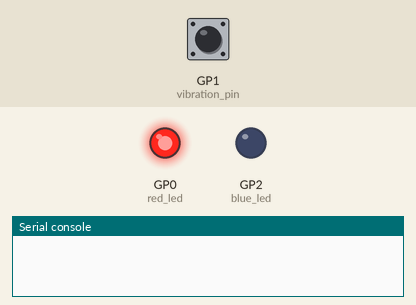
A program run on a simulated Raspberry Pi Pico running MicroPython. Shown: output pins drawn as LEDs (lit = HIGH), the last lines printed to the serial console. The test bench sets the inputs (shaded band); at power-on: GP1 (vibration_pin) HIGH.

Above: at 1.2 s.
1.3 s: GP1 (vibration_pin) pulled LOW for 1.2 s
At 2.27 s:
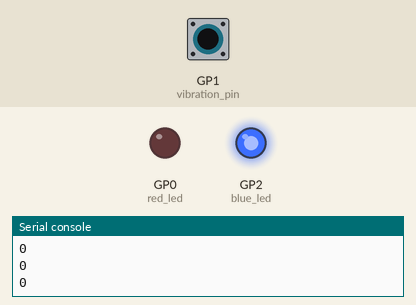
4.0 s: GP1 (vibration_pin) pulled LOW for 3.2 s
At 8.2 s:
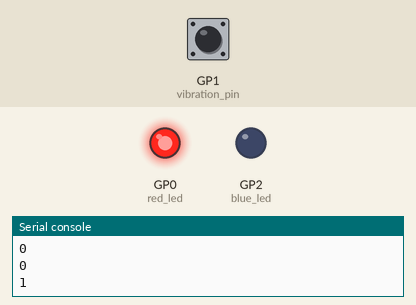
Timing chart, 0 to 9.7 s (numbered marks = the images above; inputs shaded):
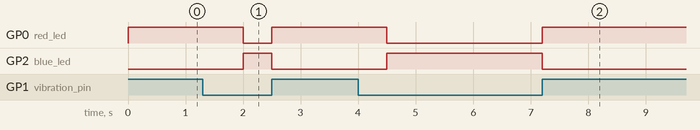

The program:

Project_7_vibration_detecting.py
```python
from machine import Pin
from time import sleep


vibration_pin = Pin(1, Pin.IN, Pin.PULL_UP)
red_led = Pin(0, Pin.OUT)
blue_led = Pin(2, Pin.OUT)

try:
    while True:
        if vibration_pin.value() == 1:
            red_led.value(1)
            blue_led.value(0)
            sleep(1)
            red_led.value(0)
        elif vibration_pin.value() == 0:
            print(vibration_pin.value())
            red_led.value(0)
            blue_led.value(1)
except KeyboardInterrupt:
    print("BYE")
```

Measured:
- after the input at 1.3 s, GP0 (red_led): HIGH → LOW after 0.70 s, → HIGH 0.50 s later; GP2 (blue_led): LOW → HIGH after 0.70 s, → LOW 0.50 s later
- after the input at 4.0 s, GP0 (red_led): HIGH → LOW after 0.50 s, → HIGH 2.7 s later; GP2 (blue_led): LOW → HIGH after 0.50 s, → LOW 2.7 s later
